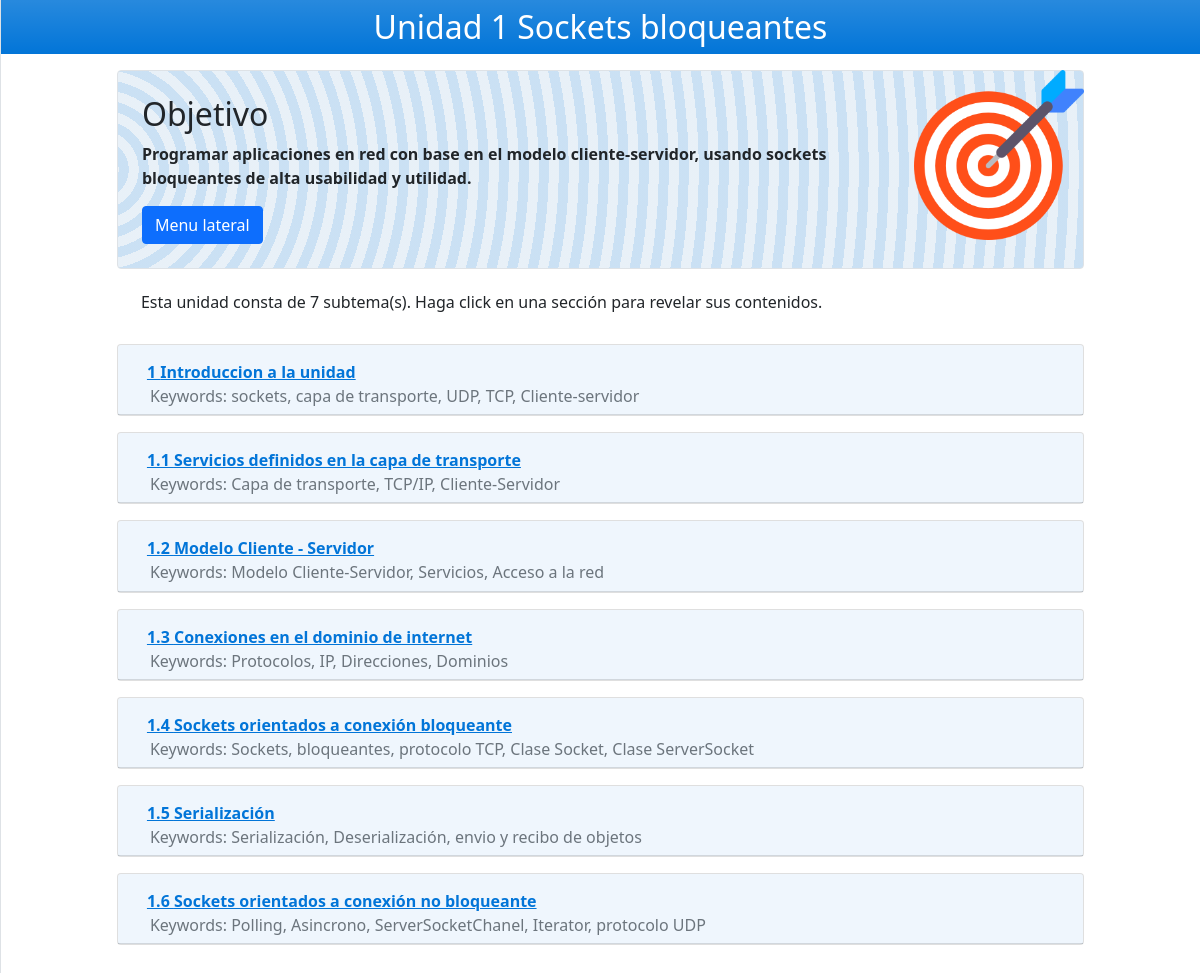
/1/, run on the app's committed database.
### gestion/models.py (models this page shows, shortened)
class BaseUnit(models.Model):
    class Meta:
        abstract = True
    name = models.CharField(
        max_length=50, help_text="Nombre de la unidad.", verbose_name="Nombre de la unidad"
    )
    order = models.PositiveIntegerField(
        unique=True, help_text="Índice de la unidad (usado para ordenar cada unidad).", verbose_name="Índice"
    )

class Unit(BaseUnit):
    class Meta:
        ordering = ("order",)
    goal = models.CharField(
        max_length=200, default="Ejemplo", help_text="Objetivo de la materia.", verbose_name="Objetivo"
    )
    header_color = ColorField(default="#000000", help_text="Color de la barra principal.")

class SubUnit(BaseUnit):
    class Meta:
        ordering = ("order",)
    parent = models.ForeignKey(
        Unit,
        on_delete=models.CASCADE,
        related_name="SubUnit",
        help_text="Sección padre de esta subunidad.",
        verbose_name="Sección padre",
    )
    contents = HTMLField(help_text="Contenidos de esta subunidad.")
    keywords = models.TextField(
        max_length=1000, help_text="Palabras clave (opcionales).", blank=True, null=True
    )
    order_as_str = models.CharField(
        max_length=10,
        unique=True,
        help_text="Índice a mostrar en el sitio (Ej: 1.2.3).",
        verbose_name="Índice (temario)",
    )

### gestion/views.py (the view)
# urls.py: path("<int:order>/", views.unit, name="unit"),
def unit(request, order: int):
    if this_unit := Unit.objects.filter(order=order).first():
        return render(
            request,
            "unit.html",
            context={
                "this_unit": this_unit,
                "units": Unit.objects.all(),
                "subunits": SubUnit.objects.filter(parent=this_unit),
            },
        )
    raise Http404()

### gestion/templates/unit.html (shortened to what this page needs)
{% extends 'base.html' %}
{% load static %}
{% block content %}
	<div style="padding-top: 0px;">
        <div class="text-white text-center mx-auto p-2 bg-gradient " style="background-color: {{ this_unit.header_color }};">
			<h2 style="margin-bottom: 0"> Unidad {{this_unit.order}} {{this_unit.name}}</h2>
        </div>
        <div class="col col-md-10 p-3 mx-auto">
            <img src="{% static 'main/target.png'%}" width="170" height="170" class="d-inline-block align-top float-right" alt="">
            <div class="bg-light p-4 rounded border border_acccent soft_accent">
                <h2 id="objetivo">Objetivo</h2>
                <p class="font-weight-bold">
                	{{ this_unit.goal }}
                </p>
                <button class="btn btn-primary text-white" id="sidebarToggle">Menu lateral</button>
            </div>
            <div class="p-4">
                <h6>Esta unidad consta de {{ subunits | length}} subtema(s). Haga click en una sección para revelar sus contenidos.</h6>
            </div>
            <div>
                {% for item in subunits %}
                    <div class="card mb-3">
                        <div class="card-header softer_accent" id="heading_{{item.order}}">
                                <button class="btn btn-link font-weight-bold" data-toggle="collapse" data-target="#collapse_{{item.order}}"
                                    aria-expanded="true" aria-controls="collapse_{{item.order}}">
                                    {{item.order_as_str}} {{item.name}}
                                </button>
                                {% if item.keywords %}
                                    <h6 class="card-subtitle ml-3 text-muted">Keywords: {{ item.keywords }}</h6>
                                {% endif %}
                        </div>
                    </div>
                {% endfor %}
            </div>
        </div>
    </div>
  </div>
{% endblock %}

### data on the page
Unit: order "1", name "Sockets bloqueantes", goal "Programar aplicaciones en red con base en el modelo cliente-servidor, usando sockets bloqueantes de alta usabilidad y utilidad."
SubUnit: order_as_str "1", name "Introduccion a la unidad", keywords "sockets, capa de transporte, UDP, TCP, Cliente-servidor"
SubUnit: order_as_str "1.1", name "Servicios definidos en la capa de transporte", keywords "Capa de transporte, TCP/IP, Cliente-Servidor"
SubUnit: order_as_str "1.2", name "Modelo Cliente - Servidor", keywords "Modelo Cliente-Servidor, Servicios, Acceso a la red"
SubUnit: order_as_str "1.3", name "Conexiones en el dominio de internet", keywords "Protocolos, IP, Direcciones, Dominios"
SubUnit: order_as_str "1.4", name "Sockets orientados a conexión bloqueante", keywords "Sockets, bloqueantes, protocolo TCP, Clase Socket, Clase ServerSocket"
SubUnit: order_as_str "1.5", name "Serialización", keywords "Serialización, Deserialización, envio y recibo de objetos"
SubUnit: order_as_str "1.6", name "Sockets orientados a conexión no bloqueante", keywords "Polling, Asincrono, ServerSocketChanel, Iterator, protocolo UDP"

### other printed values
{{ subunits | length }} "7"
